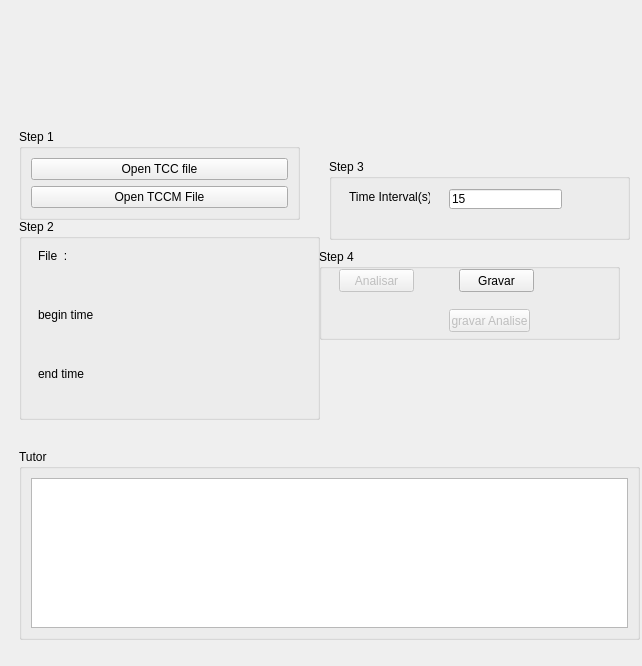
<?xml version="1.0" encoding="UTF-8"?>
<ui version="4.0">
 <class>telaSegementacao</class>
 <widget class="QWidget" name="telaSegementacao">
  <property name="geometry">
   <rect>
    <x>0</x>
    <y>0</y>
    <width>642</width>
    <height>666</height>
   </rect>
  </property>
  <property name="windowTitle">
   <string>Form</string>
  </property>
  <widget class="QStackedWidget" name="stackedWidget">
   <property name="geometry">
    <rect>
     <x>9</x>
     <y>9</y>
     <width>651</width>
     <height>661</height>
    </rect>
   </property>
   <property name="currentIndex">
    <number>1</number>
   </property>
   <widget class="QWidget" name="page">
    <layout class="QVBoxLayout" name="verticalLayout_19">
     <item>
      <widget class="QGroupBox" name="groupBox_4">
       <property name="title">
        <string>GroupBox</string>
       </property>
       <layout class="QVBoxLayout" name="verticalLayout_22">
        <item>
         <widget class="QStackedWidget" name="swToTotal">
          <property name="enabled">
           <bool>true</bool>
          </property>
          <property name="autoFillBackground">
           <bool>true</bool>
          </property>
          <property name="currentIndex">
           <number>1</number>
          </property>
          <widget class="QWidget" name="page_3">
           <widget class="QWidget" name="widHetero" native="true">
            <property name="enabled">
             <bool>false</bool>
            </property>
            <property name="geometry">
             <rect>
              <x>20</x>
              <y>10</y>
              <width>431</width>
              <height>491</height>
             </rect>
            </property>
            <layout class="QVBoxLayout" name="verticalLayout_12">
             <item>
              <widget class="QScrollArea" name="scrollArea">
               <property name="widgetResizable">
                <bool>true</bool>
               </property>
               <widget class="QWidget" name="scrollAreaWidgetContents">
                <property name="geometry">
                 <rect>
                  <x>0</x>
                  <y>0</y>
                  <width>411</width>
                  <height>424</height>
                 </rect>
                </property>
                <layout class="QVBoxLayout" name="verticalLayout_8">
                 <item>
                  <widget class="QWidget" name="widget_2" native="true">
                   <layout class="QVBoxLayout" name="verticalLayout_11">
                    <item>
                     <layout class="QHBoxLayout" name="horizontalLayout_2">
                      <item>
                       <widget class="QWidget" name="wTotal" native="true">
                        <layout class="QVBoxLayout" name="verticalLayout_9">
                         <item>
                          <layout class="QVBoxLayout" name="verticalLayout_5">
                           <item>
                            <widget class="QWidget" name="widget_3" native="true">
                             <layout class="QVBoxLayout" name="verticalLayout_4">
                              <item>
                               <widget class="QLabel" name="label_2">
                                <property name="text">
                                 <string>Segmentation number</string>
                                </property>
                               </widget>
                              </item>
                             </layout>
                            </widget>
                           </item>
                           <item>
                            <widget class="QWidget" name="wLblSeg" native="true"/>
                           </item>
                           <item>
                            <spacer name="verticalSpacer">
                             <property name="orientation">
                              <enum>Qt::Vertical</enum>
                             </property>
                             <property name="sizeHint" stdset="0">
                              <size>
                               <width>20</width>
                               <height>40</height>
                              </size>
                             </property>
                            </spacer>
                           </item>
                          </layout>
                         </item>
                        </layout>
                       </widget>
                      </item>
                      <item>
                       <widget class="QWidget" name="wLE" native="true">
                        <layout class="QVBoxLayout" name="verticalLayout_2">
                         <item>
                          <layout class="QVBoxLayout" name="verticalLayout_6">
                           <item>
                            <widget class="QWidget" name="widget_4" native="true">
                             <layout class="QVBoxLayout" name="verticalLayout">
                              <item>
                               <widget class="QLabel" name="label_3">
                                <property name="text">
                                 <string>Begin (frame)</string>
                                </property>
                               </widget>
                              </item>
                             </layout>
                            </widget>
                           </item>
                           <item>
                            <widget class="QWidget" name="wLeInicio" native="true"/>
                           </item>
                           <item>
                            <spacer name="verticalSpacer_2">
                             <property name="orientation">
                              <enum>Qt::Vertical</enum>
                             </property>
                             <property name="sizeHint" stdset="0">
                              <size>
                               <width>20</width>
                               <height>40</height>
                              </size>
                             </property>
                            </spacer>
                           </item>
                          </layout>
                         </item>
                        </layout>
                       </widget>
                      </item>
                      <item>
                       <widget class="QWidget" name="widget" native="true">
                        <layout class="QVBoxLayout" name="verticalLayout_10">
                         <item>
                          <layout class="QVBoxLayout" name="verticalLayout_7">
                           <item>
                            <widget class="QWidget" name="widget_5" native="true">
                             <layout class="QVBoxLayout" name="verticalLayout_3">
                              <item>
                               <widget class="QLabel" name="label_4">
                                <property name="text">
                                 <string>End(frame)</string>
                                </property>
                               </widget>
                              </item>
                             </layout>
                            </widget>
                           </item>
                           <item>
                            <widget class="QWidget" name="wLeFim" native="true"/>
                           </item>
                           <item>
                            <spacer name="verticalSpacer_3">
                             <property name="orientation">
                              <enum>Qt::Vertical</enum>
                             </property>
                             <property name="sizeHint" stdset="0">
                              <size>
                               <width>20</width>
                               <height>40</height>
                              </size>
                             </property>
                            </spacer>
                           </item>
                          </layout>
                         </item>
                        </layout>
                       </widget>
                      </item>
                     </layout>
                    </item>
                   </layout>
                  </widget>
                 </item>
                </layout>
               </widget>
              </widget>
             </item>
             <item>
              <widget class="QWidget" name="widget_7" native="true">
               <layout class="QHBoxLayout" name="horizontalLayout">
                <item>
                 <widget class="QPushButton" name="pbTotaAdd">
                  <property name="enabled">
                   <bool>false</bool>
                  </property>
                  <property name="text">
                   <string>Adicionar Segmentação</string>
                  </property>
                 </widget>
                </item>
                <item>
                 <spacer name="horizontalSpacer">
                  <property name="orientation">
                   <enum>Qt::Horizontal</enum>
                  </property>
                  <property name="sizeHint" stdset="0">
                   <size>
                    <width>40</width>
                    <height>20</height>
                   </size>
                  </property>
                 </spacer>
                </item>
               </layout>
              </widget>
             </item>
            </layout>
           </widget>
           <widget class="QCheckBox" name="chbHomo">
            <property name="geometry">
             <rect>
              <x>280</x>
              <y>510</y>
              <width>191</width>
              <height>17</height>
             </rect>
            </property>
            <property name="text">
             <string>homogeneus time sementation</string>
            </property>
            <property name="checked">
             <bool>true</bool>
            </property>
           </widget>
           <widget class="QCheckBox" name="chbHetero">
            <property name="geometry">
             <rect>
              <x>20</x>
              <y>510</y>
              <width>191</width>
              <height>17</height>
             </rect>
            </property>
            <property name="text">
             <string>heterogeneous time segmentation</string>
            </property>
           </widget>
          </widget>
          <widget class="QWidget" name="page_4">
           <layout class="QVBoxLayout" name="verticalLayout_21">
            <item>
             <widget class="QScrollArea" name="scrollArea_2">
              <property name="widgetResizable">
               <bool>true</bool>
              </property>
              <widget class="QWidget" name="scrollAreaWidgetContents_2">
               <property name="geometry">
                <rect>
                 <x>0</x>
                 <y>0</y>
                 <width>593</width>
                 <height>590</height>
                </rect>
               </property>
               <layout class="QVBoxLayout" name="verticalLayout_13">
                <item>
                 <widget class="QScrollArea" name="scrollArea_3">
                  <property name="widgetResizable">
                   <bool>true</bool>
                  </property>
                  <widget class="QWidget" name="scrollAreaWidgetContents_3">
                   <property name="geometry">
                    <rect>
                     <x>0</x>
                     <y>0</y>
                     <width>573</width>
                     <height>570</height>
                    </rect>
                   </property>
                   <layout class="QVBoxLayout" name="verticalLayout_14">
                    <item>
                     <widget class="QWidget" name="wTabTotal" native="true"/>
                    </item>
                   </layout>
                  </widget>
                 </widget>
                </item>
               </layout>
              </widget>
             </widget>
            </item>
           </layout>
          </widget>
         </widget>
        </item>
       </layout>
      </widget>
     </item>
    </layout>
   </widget>
   <widget class="QWidget" name="page_2">
    <widget class="QGroupBox" name="groupBox">
     <property name="geometry">
      <rect>
       <x>10</x>
       <y>440</y>
       <width>621</width>
       <height>191</height>
      </rect>
     </property>
     <property name="title">
      <string>Tutor</string>
     </property>
     <layout class="QVBoxLayout" name="verticalLayout_20">
      <item>
       <widget class="QTextBrowser" name="textBrowser"/>
      </item>
     </layout>
    </widget>
    <widget class="QGroupBox" name="groupBox_6">
     <property name="geometry">
      <rect>
       <x>310</x>
       <y>240</y>
       <width>301</width>
       <height>91</height>
      </rect>
     </property>
     <property name="title">
      <string>Step 4</string>
     </property>
     <widget class="QPushButton" name="pbTotalRes">
      <property name="enabled">
       <bool>false</bool>
      </property>
      <property name="geometry">
       <rect>
        <x>20</x>
        <y>20</y>
        <width>75</width>
        <height>23</height>
       </rect>
      </property>
      <property name="text">
       <string>Analisar</string>
      </property>
     </widget>
     <widget class="QPushButton" name="pbGravarTCCM">
      <property name="geometry">
       <rect>
        <x>140</x>
        <y>20</y>
        <width>75</width>
        <height>23</height>
       </rect>
      </property>
      <property name="text">
       <string>Gravar</string>
      </property>
     </widget>
     <widget class="QPushButton" name="pbTotGravar">
      <property name="enabled">
       <bool>false</bool>
      </property>
      <property name="geometry">
       <rect>
        <x>130</x>
        <y>60</y>
        <width>81</width>
        <height>23</height>
       </rect>
      </property>
      <property name="text">
       <string>gravar Analise</string>
      </property>
     </widget>
    </widget>
    <widget class="QGroupBox" name="groupBox_5">
     <property name="geometry">
      <rect>
       <x>320</x>
       <y>150</y>
       <width>301</width>
       <height>81</height>
      </rect>
     </property>
     <property name="title">
      <string>Step 3</string>
     </property>
     <widget class="QWidget" name="widHomo" native="true">
      <property name="enabled">
       <bool>true</bool>
      </property>
      <property name="geometry">
       <rect>
        <x>10</x>
        <y>20</y>
        <width>231</width>
        <height>41</height>
       </rect>
      </property>
      <widget class="QLineEdit" name="lieTime">
       <property name="geometry">
        <rect>
         <x>110</x>
         <y>10</y>
         <width>113</width>
         <height>20</height>
        </rect>
       </property>
       <property name="text">
        <string>15</string>
       </property>
      </widget>
      <widget class="QLabel" name="label">
       <property name="geometry">
        <rect>
         <x>10</x>
         <y>10</y>
         <width>81</width>
         <height>16</height>
        </rect>
       </property>
       <property name="text">
        <string>Time Interval(s)</string>
       </property>
      </widget>
     </widget>
    </widget>
    <widget class="QGroupBox" name="groupBox_3">
     <property name="geometry">
      <rect>
       <x>10</x>
       <y>210</y>
       <width>301</width>
       <height>201</height>
      </rect>
     </property>
     <property name="title">
      <string>Step 2</string>
     </property>
     <widget class="QWidget" name="widget_8" native="true">
      <property name="geometry">
       <rect>
        <x>10</x>
        <y>20</y>
        <width>281</width>
        <height>171</height>
       </rect>
      </property>
      <layout class="QVBoxLayout" name="verticalLayout_18">
       <item>
        <widget class="QWidget" name="widget_9" native="true">
         <layout class="QVBoxLayout" name="verticalLayout_15">
          <item>
           <widget class="QLabel" name="lblFrameNome_2">
            <property name="text">
             <string>File  :</string>
            </property>
           </widget>
          </item>
          <item>
           <widget class="QLabel" name="lblFrameNome">
            <property name="text">
             <string/>
            </property>
           </widget>
          </item>
         </layout>
        </widget>
       </item>
       <item>
        <widget class="QWidget" name="widget_10" native="true">
         <layout class="QVBoxLayout" name="verticalLayout_16">
          <item>
           <widget class="QLabel" name="lblFrameNome_3">
            <property name="minimumSize">
             <size>
              <width>200</width>
              <height>15</height>
             </size>
            </property>
            <property name="text">
             <string>begin time</string>
            </property>
           </widget>
          </item>
          <item>
           <widget class="QLabel" name="lblFrameInicial">
            <property name="text">
             <string/>
            </property>
           </widget>
          </item>
         </layout>
        </widget>
       </item>
       <item>
        <widget class="QWidget" name="widget_11" native="true">
         <layout class="QVBoxLayout" name="verticalLayout_17">
          <item>
           <widget class="QLabel" name="lblFrameNome_5">
            <property name="text">
             <string>end time</string>
            </property>
           </widget>
          </item>
          <item>
           <widget class="QLabel" name="lblFrameFinal">
            <property name="text">
             <string/>
            </property>
           </widget>
          </item>
         </layout>
        </widget>
       </item>
      </layout>
     </widget>
    </widget>
    <widget class="QGroupBox" name="groupBox_2">
     <property name="geometry">
      <rect>
       <x>10</x>
       <y>120</y>
       <width>281</width>
       <height>91</height>
      </rect>
     </property>
     <property name="title">
      <string>Step 1</string>
     </property>
     <layout class="QVBoxLayout" name="verticalLayout_23">
      <item>
       <widget class="QPushButton" name="pbCaTotalSe">
        <property name="text">
         <string>Open TCC file</string>
        </property>
       </widget>
      </item>
      <item>
       <widget class="QPushButton" name="pbTCCMfile">
        <property name="text">
         <string>Open TCCM File</string>
        </property>
       </widget>
      </item>
     </layout>
    </widget>
    <widget class="QLabel" name="label_5">
     <property name="geometry">
      <rect>
       <x>10</x>
       <y>20</y>
       <width>611</width>
       <height>91</height>
      </rect>
     </property>
     <property name="text">
      <string/>
     </property>
     <property name="pixmap">
      <pixmap resource="resourcefile.qrc">:/icons/cabecalho4.jpg</pixmap>
     </property>
     <property name="scaledContents">
      <bool>true</bool>
     </property>
    </widget>
   </widget>
  </widget>
 </widget>
 <resources>
  <include location="resourcefile.qrc"/>
 </resources>
 <connections/>
</ui>
